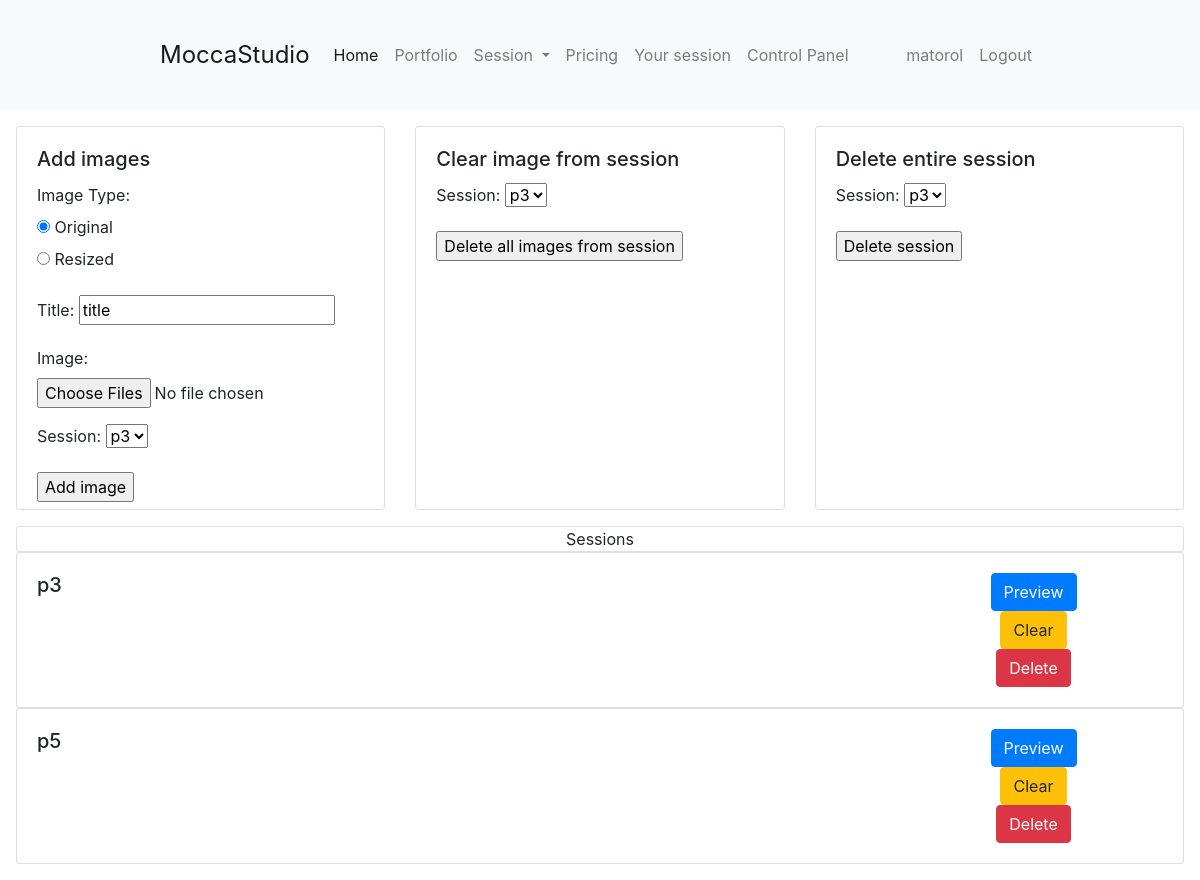
The app's page /control_panel/photos_sessions/ (signed in), older data.
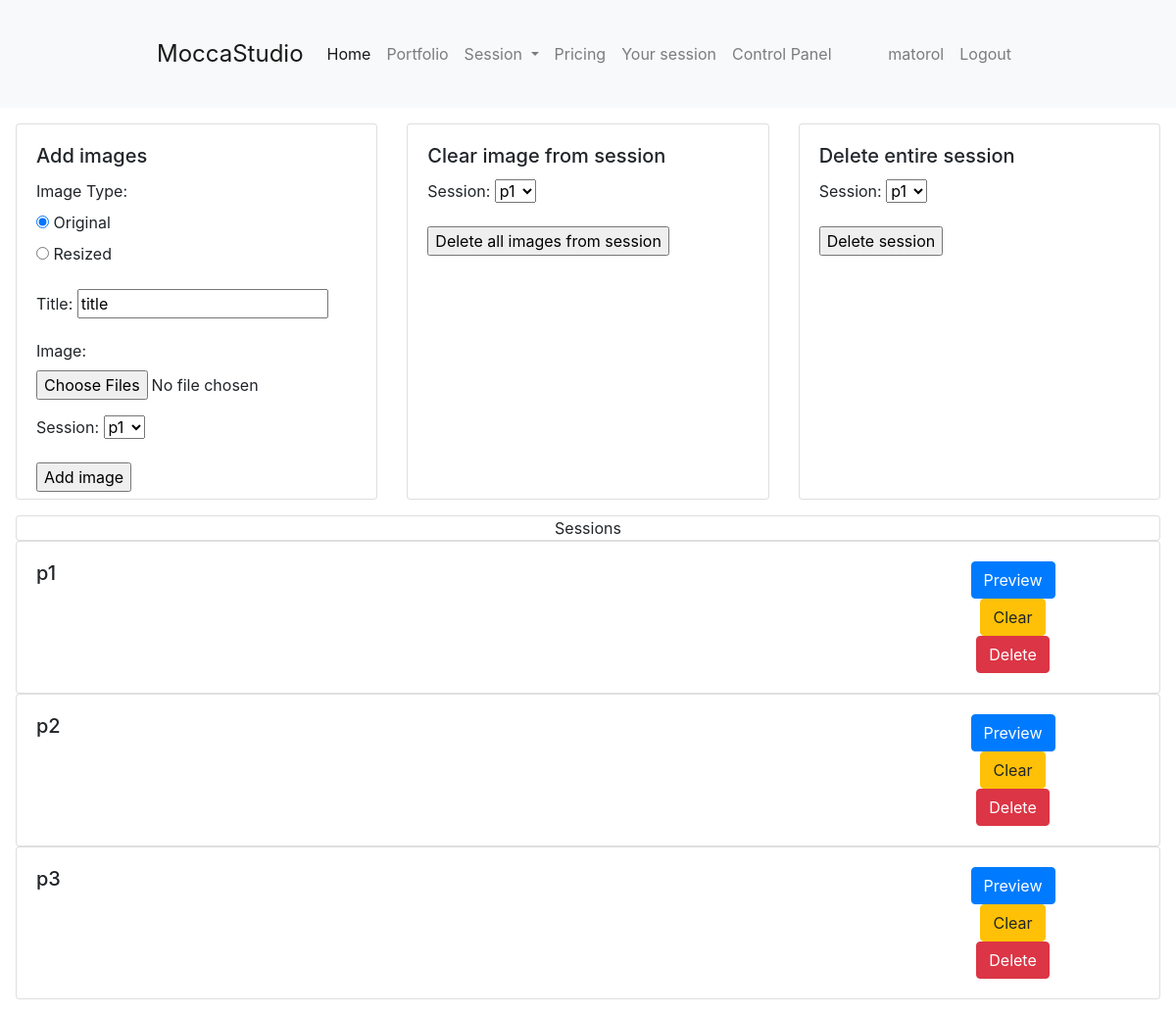
The same page, newer data.
### main/models.py (models this page shows, shortened)
class Session(models.Model):
    name = models.CharField(max_length=100, unique=True)
    password = models.CharField(max_length=100, default="password")

### main/views.py (the view)
# urls.py: path("control_panel/photos_sessions/", views.photos_sessions, name="photos_sessions"),
@user_passes_test(lambda user: user.is_superuser)
def photos_sessions(request):
    context = {}
    sessions = Session.objects.all()
    if request.method == 'POST':
        if 'clear_session' in request.POST:
            session_id =  request.POST['session']
            dropped_photo = Photo.objects.filter(session_id=session_id)
            for photo in dropped_photo:
                photo.delete()
        if 'delete_session' in request.POST:
            session_id =  request.POST['session']
            dropped_photo = Photo.objects.filter(session_id=session_id)
            for photo in dropped_photo:
                photo.delete()
            Session.objects.filter(id=session_id).delete()
        if 'add_images_session' in request.POST:
            form = PhotoForm(request.POST, request.FILES)
            if form.is_valid():
                images = request.FILES.getlist('image')
                image_type = request.POST.get('image_type')
                for image in images:
                    try:
                        img = Image.open(image)
                        if img.format !='JPEG':
                            raise ValidationError("not jpeg")
                        if image_type == 'original':
                            photo = Photo(title=image.name, image=image, session=form.cleaned_data['session'])
                            photo.save()
                        elif image_type == 'resized':
                            create_watermarked_photo(image, form.cleaned_data['session'])
                    except Exception as e:
                        form.add_error('image',str(e))
                img_obj = form.instance
                context = {'form': form, 'img_obj': img_obj, 'sessions':sessions}
                return render(request, 'main/control_panel/photos_sessions.html', context)
    else:
        form = PhotoForm()
    photos = Photo.objects.all()
    context = {'sessions': sessions, 'photos': photos}
    return render(request, 'main/control_panel/photos_sessions.html', context)

### main/templates/main/control_panel/photos_sessions.html (shortened to what the changed rows need)
{% extends 'main/base.html' %}
{% block content %}
{% if user.is_superuser %}
<div class="m-3">
    <div class="row">
        <div class="col-sm-4">
            <div class="card" style="height: 24rem;">
                <form method="post" enctype="multipart/form-data">
                    <div class="card-body">
                    <h5 class="card-title">Add images</h5>
                    <p class="card-text">
                        <label for="id_image_type">Image Type:</label><br>
                        <input type="radio" name="image_type" id="id_image_type_original" value="original" checked>
                        <label for="id_image_type_original">Original</label><br>
                        <input type="radio" name="image_type" id="id_image_type_resized" value="resized">
                        <label for="id_image_type_resized">Resized</label>
                    </p>
                    <p class="card-text">
                        <label for="id_title">Title:</label>
                        <input type="text" name="title" id="id_title" value="title">
                    </p>
                    <p class="card-text">
                        <label for="id_image">Image:</label>
                        <input type="file" name="image" id="id_image" multiple>
                    </p>
                    <p class="card-text">
                        <label for="id_session">Session:</label>
                        <select name="session" id="id_session">
                            {% for session in sessions %}
                                <option value="{{ session.id }}">{{ session.name }}</option>
                            {% endfor %}
                        </select>
                    </p>
                    <p class="card-text">
                        <input type="submit" name="add_images_session" value="Add image">
                    </p>
                </div>
                </form>
            </div>
        </div>
        <div class="col-sm-4">
            <div class="card" style="height: 24rem;">
                <form method="post">
                    <div class="card-body">
                    <h5 class="card-title">Clear image from session</h5>
                    <p class="card-text">
                        <label for="id_session">Session:</label>
                        <select name="session" id="id_session">
                            {% for session in sessions %}
                                <option value="{{ session.id }}">{{ session.name }}</option>
                            {% endfor %}
                        </select>
                    </p>
                    <p class="card-text">
                        <input type="submit" name="clear_session" value="Delete all images from session">
                    </p>
                </div>
                </form>
            </div>
        </div>
        <div class="col-sm-4">
            <div class="card" style="height: 24rem;">
                <form method="post">
                    <div class="card-body">
                    <h5 class="card-title">Delete entire session</h5>
                    <p class="card-text">
                        <label for="id_session">Session:</label>
                        <select name="session" id="id_session">
                            {% for session in sessions %}
                                <option value="{{ session.id }}">{{ session.name }}</option>
                            {% endfor %}
                        </select>
                    </p>
                    <p class="card-text">
                        <input type="submit" name="delete_session" value="Delete session">
                    </p>
                </div>
                </form>
            </div>
        </div>
    </div>
</div>
<div class="m-3">
    <div class="card text-center">Sessions</div>
    {% for session in sessions %}
            <div class="card">
                <div class="card-body">
                    <div class="row">
                        <div class="col-md-9">
                            <h5 class="card-title">{{ session.name }}</h5>
                        </div>
                        <div class="col-md-3 text-center">
                            <a href="/session/{{session.name}}"><button class="btn btn-primary">Preview</button></a>
                            <form method="post">
                                <button type="submit" name="clear_session" class="btn btn-warning">Clear</button>
                            </form>
                            <form method="post">
                                <button type="submit" name="delete_session" class="btn btn-danger">Delete</button>
                            </form>
                        </div>
                    </div>
                </div>
            </div>
    {% endfor %}
</div>
{% endif %}
{% endblock %}

Row changes from the older to the newer data that the page shows:
removed Session: name "p5"
added Session: name "p1"
added Session: name "p2"
Text that changed along with them:
form field session: "p3" → "p1"
